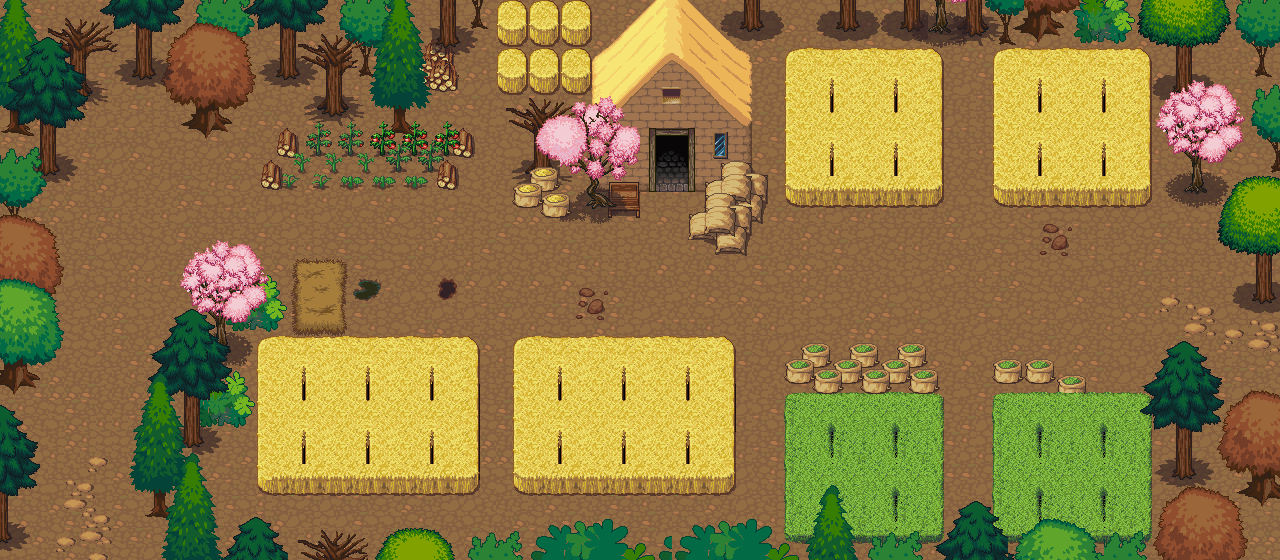

Below is a game level as drawn by its tile map, then a one-line description and the .tmx that defines it (tile-layer data replaced by summaries):
An orthogonal 80x35 tile map with 16x16 px tiles, 3 tile layers (ground, top1, top2), 7 tilesets and 22 objects.

<map version="1.0" orientation="orthogonal" renderorder="right-down" width="80" height="35" tilewidth="16" tileheight="16" nextobjectid="209">
 <tileset firstgid="1" name="terrain_atlas" tilewidth="16" tileheight="16" tilecount="4096" columns="64">
  <image source="tilesets/terrain_atlas.png" width="1024" height="1024" />
 </tileset>
 <tileset firstgid="4097" name="base_out_atlas" tilewidth="16" tileheight="16" tilecount="4096" columns="64">
  <image source="tilesets/base_out_atlas.png" width="1024" height="1024" />
 </tileset>
 <tileset firstgid="8193" name="plant repack" tilewidth="16" tileheight="16" tilecount="676" columns="26">
  <image source="tilesets/plant repack.png" width="416" height="416" />
 </tileset>
 <tileset firstgid="8869" name="LPC_Ancient_Greece_Architecture" tilewidth="16" tileheight="16" tilecount="1600" columns="40">
  <image source="tilesets/LPC_Ancient_Greece_Architecture.png" width="640" height="640" />
 </tileset>
 <tileset firstgid="10469" name="town" tilewidth="16" tileheight="16" tilecount="1024" columns="32">
  <image source="tilesets/town.png" width="512" height="512" />
 </tileset>
 <tileset firstgid="11493" name="build_atlas" tilewidth="16" tileheight="16" tilecount="4096" columns="64">
  <image source="tilesets/build_atlas.png" width="1024" height="1024" />
 </tileset>
 <tileset firstgid="15589" name="obj_misk_atlas" tilewidth="16" tileheight="16" tilecount="4096" columns="64">
  <image source="tilesets/obj_misk_atlas.png" width="1024" height="1024" />
 </tileset>
 <layer name="ground" width="80" height="35">
  <data>[2800 cells, 2800 non-empty, 81 distinct tile ids]</data>
 </layer>
 <layer name="top1" width="80" height="35">
  <data>[2800 cells, 1060 non-empty, 469 distinct tile ids]</data>
 </layer>
 <layer name="top2" width="80" height="35">
  <data>[2800 cells, 730 non-empty, 397 distinct tile ids]</data>
 </layer>
 <objectgroup name="barrieren">
  <object id="187" x="1280" y="304">
   <polyline points="0,0 -16,0 -32,-16 -32,-48 -64,-80 -64,-112 -128,-112 -144,-96 -272,-96 -288,-112 -288,-256 -304,-272 -336,-256 -336,-112 -352,-96 -480,-96 -496,-112 -496,-272 -528,-272 -528,-144 -512,-128 -544,-48 -592,-64 -576,-96" />
  </object>
  <object id="188" x="704" y="208">
   <polyline points="0,0 -16,-16 -16,-64" />
  </object>
  <object id="190" x="656" y="144">
   <polyline points="0,0 0,48 -16,64 -128,64 -144,48 -128,16 -128,-48 -160,-64 -160,-112 -192,-112 -208,-48 -224,-32 -192,0 -208,48 -224,32 -368,32 -384,48 -400,32 -368,-16 -352,-16 -336,-48 -368,-64 -400,-64 -448,-16" />
  </object>
  <object id="191" x="208" y="128">
   <polyline points="0,0 -64,-48 -112,-48 -144,0 -144,32 -176,80 -144,144 -144,224 -192,272 -176,336 -192,432" />
  </object>
  <object id="192" x="160" y="560">
   <polyline points="0,0 0,-48 -32,-80 0,-208 32,-256 32,-288 64,-304 128,-256 128,-224 304,-224 320,-208 320,-80 304,-64 112,-64 96,-80 96,-128 48,-128 32,-112 64,-32 112,-32 160,-16 256,-32 336,-16 432,-32 480,-16 560,-32 624,-32" />
  </object>
  <object id="193" x="512" y="480">
   <polyline points="0,0 16,16 208,16 224,0 224,-128 208,-144 16,-144 0,-128 0,0" />
  </object>
  <object id="194" x="784" y="528">
   <polyline points="0,0 0,-160 16,-176 128,-176 160,-144 160,-16 208,-32 208,-160 272,-160 320,-128 352,-128 400,-176 448,-128 496,-128" />
  </object>
 </objectgroup>
 <objectgroup name="schatztruhen">
  <object id="115" x="208" y="432" width="16" height="16">
   <properties>
    <property name="Inhalt" value="MaxHP" />
    <property name="typ" value="2" />
   </properties>
  </object>
  <object id="200" x="768" y="32" width="16" height="16">
   <properties>
    <property name="Inhalt" value="Nahrung1" />
    <property name="typ" value="2" />
   </properties>
  </object>
  <object id="202" x="480" y="32" width="16" height="16">
   <properties>
    <property name="Inhalt" value="FoliantGeschick" />
    <property name="typ" value="2" />
   </properties>
  </object>
 </objectgroup>
 <objectgroup name="enemyHumanoid">
  <object id="203" x="944" y="432" width="16" height="16">
   <properties>
    <property name="typ" value="raider-1" />
   </properties>
  </object>
  <object id="204" x="960" y="64" width="16" height="16">
   <properties>
    <property name="typ" value="raider-1" />
   </properties>
  </object>
  <object id="205" x="96" y="208" width="16" height="16">
   <properties>
    <property name="typ" value="raider-1" />
   </properties>
  </object>
  <object id="206" x="304" y="512" width="16" height="16">
   <properties>
    <property name="typ" value="raider-2" />
   </properties>
  </object>
  <object id="207" x="593.333" y="286.667" width="16" height="16">
   <properties>
    <property name="typ" value="raider-2" />
   </properties>
  </object>
  <object id="208" x="674.667" y="270.667" width="16" height="16">
   <properties>
    <property name="typ" value="raider-1" />
   </properties>
  </object>
 </objectgroup>
 <objectgroup name="areaborder">
  <object id="196" x="656" y="192">
   <properties>
    <property name="ausgang" value="haus5" />
    <property name="nextMap" value="9005" />
   </properties>
   <polyline points="0,0 32,0" />
  </object>
  <object id="198" x="16" y="560">
   <properties>
    <property name="ausgang" value="sued" />
    <property name="nextMap" value="6" />
   </properties>
   <polyline points="0,0 144,0" />
  </object>
  <object id="199" x="1280" y="304">
   <properties>
    <property name="ausgang" value="ost" />
    <property name="nextMap" value="4" />
   </properties>
   <polyline points="0,0 0,96" />
  </object>
 </objectgroup>
 <objectgroup name="startpunkt">
  <object id="136" x="1248" y="352" width="16" height="16">
   <properties>
    <property name="start" value="ost" />
   </properties>
  </object>
  <object id="143" x="80" y="528" width="16" height="16">
   <properties>
    <property name="start" value="sued" />
   </properties>
  </object>
  <object id="195" x="656" y="208" width="16" height="16">
   <properties>
    <property name="start" value="haus5" />
   </properties>
  </object>
 </objectgroup>
</map>
